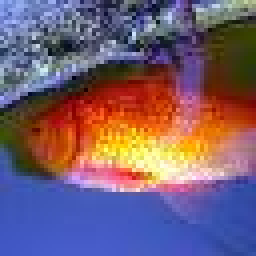
#> input picture test-set/n01443537/images/n01443537_100.JPEG, 64 x 64 px (shown 4 times larger); its folder holds only this picture in this run
$ python image_utils.py   (older library calls are emulated)
#> lines starting #> are read from the running program, lines starting #| are printed output that depends on the picture
from PIL import Image, ImageOps
from os import listdir
from os.path import isfile, join, isdir
import numpy as np


def get_top_level_dir(path):
    return [name for name in listdir(path) if isdir(join(path, name))]


def walk_dir(path):
    return [f for f in listdir(path) if isfile(join(path, f))]


def rescale_image(raw_image, new_width, new_height, resize_mode=Image.ANTIALIAS):
#> called with new_width = 224, new_height = 224, resize_mode = 1
    image = Image.open(raw_image)
#> image is the input picture: PIL image 64x64 RGB; mean R, G, B 117.9, 93.3, 112.4
    img = image.resize((new_width, new_height), resize_mode)
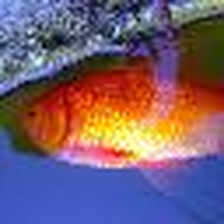
#> img: PIL image 224x224 RGB; mean R, G, B 117.8, 93.3, 112.5
    return img


def load_data():
    dir_path = 'test-set'
    image_dir = get_top_level_dir(dir_path)
    images = []
    labels = []
    i = 0
    for dir in image_dir:
        #label_buf = [0, 0, 0]
        file_path = dir_path + '/' + dir + '/images/'
        files = walk_dir(file_path)
        for file in files:
            #label_buf[i] = 1
            image_path = file_path + file
            rescaled_image = rescale_image(image_path, 224, 224)
            #rescaled_image = convert_color(rescaled_image, 'L')
            buf = pil_to_nparray(rescaled_image)
            buf /= 255.
            if buf.shape == (224, 224, 3):
                images.append(buf)
                labels.append([i])
        i += 1
#> pass 2 of the loop in load_data, `for dir in image_dir:`:
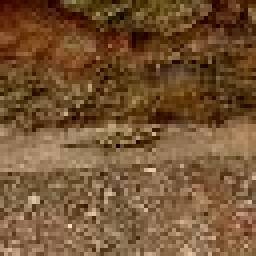
#> input picture test-set/n01629819/images/n01629819_1.JPEG, 64 x 64 px (shown 4 times larger)
#> in rescale_image, image is the input picture: PIL image 64x64 RGB; mean R, G, B 117.5, 84.7, 51.7
#> in rescale_image (call 2), `img = image.resize((new_width, new_height), resize_mode)`:
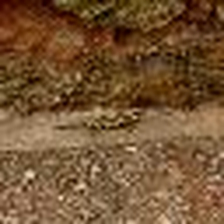
#> img: PIL image 224x224 RGB; mean R, G, B 117.5, 84.7, 51.8
    return images, labels


def convert_color(pil_image, mode):
    return pil_image.convert(mode)


def pil_to_nparray(pil_image):
    pil_image.load()
    return np.asarray(pil_image, dtype='float32')


if __name__ == '__main__':
    x, y = load_data()
#> x = 2 items; y = [[0], [1]]
    y = np.array(y)
#> y = [0, 1]
    for elem in y:
        if elem.shape != (3,):
            print(elem)
#> this loop made 2 passes
#| [0]
#| [1]
